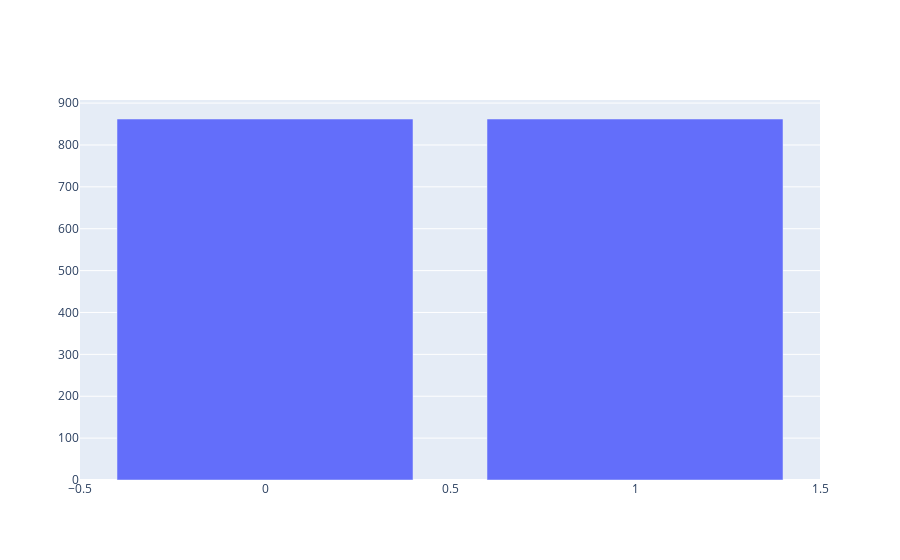

Write notebook code for a chart like this one.
### Code cell
#Check whether target variable in dataset is balanced or not after SMOTE
data = [go.Bar(
            x=smote_target.value_counts().index.values,
            y= smote_target.value_counts().values
    )]

py.iplot(data, filename='basic-bar')
# Plot shows us equal no. of Yes and No records, so its confirmed that more records of minority Yes class have been added to dataset

### Figure 1 — Plotly figure (JSON) as saved in the notebook; plotly's stock layout.template omitted (floating-point values rounded to 4 significant figures)
{"data": [{"type": "bar", "x": [1, 0], "y": [862, 862]}], "layout": {}}
